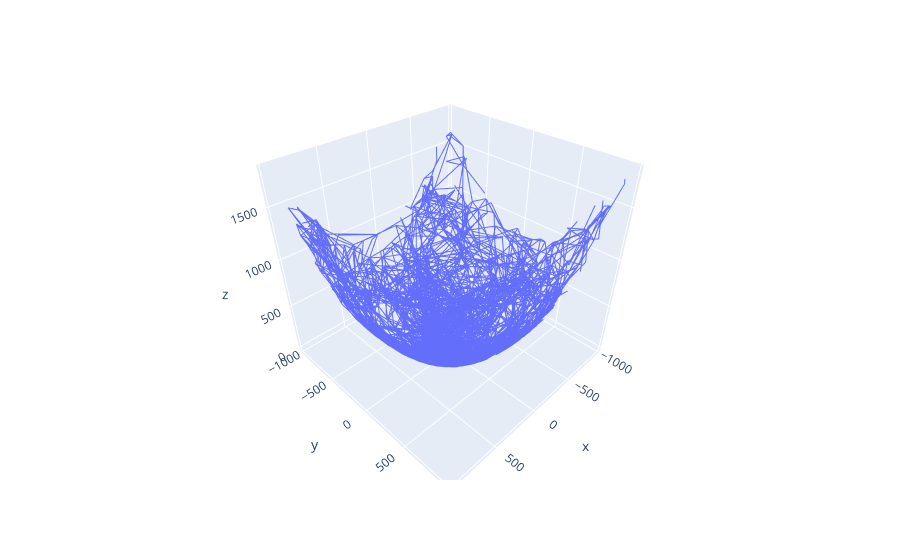

The notebook cell saved with this chart:
### Code cell
# plot 
web.plot()

### Figure 1 — Plotly figure (JSON) as saved in the notebook; plotly's stock layout.template omitted (floating-point values rounded to 4 significant figures; data arrays with more than 128 entries replaced by an {"elided": "..."} marker saying what was removed)
{"data": [{"connectgaps": false, "hovertemplate": "x=%{x}<br>y=%{y}<br>z=%{z}<extra></extra>", "legendgroup": "", "line": {"color": "#636efa", "dash": "solid"}, "marker": {"symbol": "circle"}, "mode": "lines", "name": "", "scene": "scene", "showlegend": false, "type": "scatter3d", "x": {"elided": "11136 float values"}, "y": {"elided": "11136 float values"}, "z": {"elided": "11136 float values"}}], "layout": {"legend": {"tracegroupgap": 0}, "margin": {"t": 60}, "scene": {"domain": {"x": [0, 1], "y": [0, 1]}, "xaxis": {"title": {"text": "x"}}, "yaxis": {"title": {"text": "y"}}, "zaxis": {"title": {"text": "z"}}}, "xaxis": {"showgrid": false}, "yaxis": {"showgrid": false}}}
